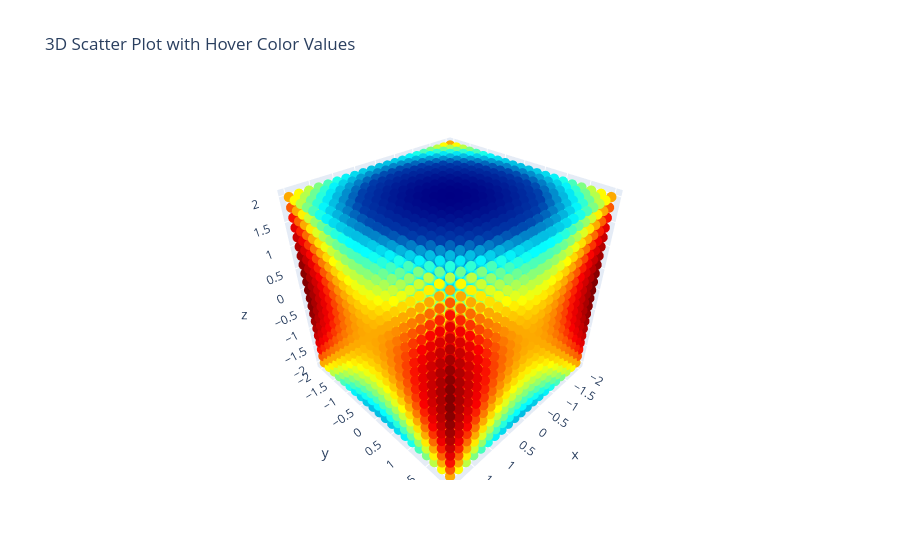

Notebook source saved alongside this figure:
### Code cell
# --- Evaluate on the test set ---
test_loss, test_output = evaluate_network(dpn, X_test, w_test)
print(f"Test Loss: {test_loss:.4f}")

X_test_np = X_test.cpu().detach().numpy()
test_output_np = test_output.cpu().detach().numpy()
colors = np.around(test_output_np.T[0], decimals=2)
plot_data(X_test_np[:, :3].T, colors)

### Figure 1 — Plotly figure (JSON) as saved in the notebook; plotly's stock layout.template omitted (floating-point values rounded to 4 significant figures; data arrays with more than 128 entries replaced by an {"elided": "..."} marker saying what was removed)
{"data": [{"hoverinfo": "text", "marker": {"color": {"elided": "9261 float values"}, "colorscale": [[0, "rgb(0,0,131)"], [0.2, "rgb(0,60,170)"], [0.4, "rgb(5,255,255)"], [0.6, "rgb(255,255,0)"], [0.8, "rgb(250,0,0)"], [1, "rgb(128,0,0)"]], "opacity": 1, "size": 6}, "mode": "markers", "text": {"elided": "9261 str values"}, "type": "scatter3d", "x": {"elided": "9261 float values"}, "y": {"elided": "9261 float values"}, "z": {"elided": "9261 float values"}}], "layout": {"scene": {"aspectmode": "data"}, "title": {"text": "3D Scatter Plot with Hover Color Values"}}}
